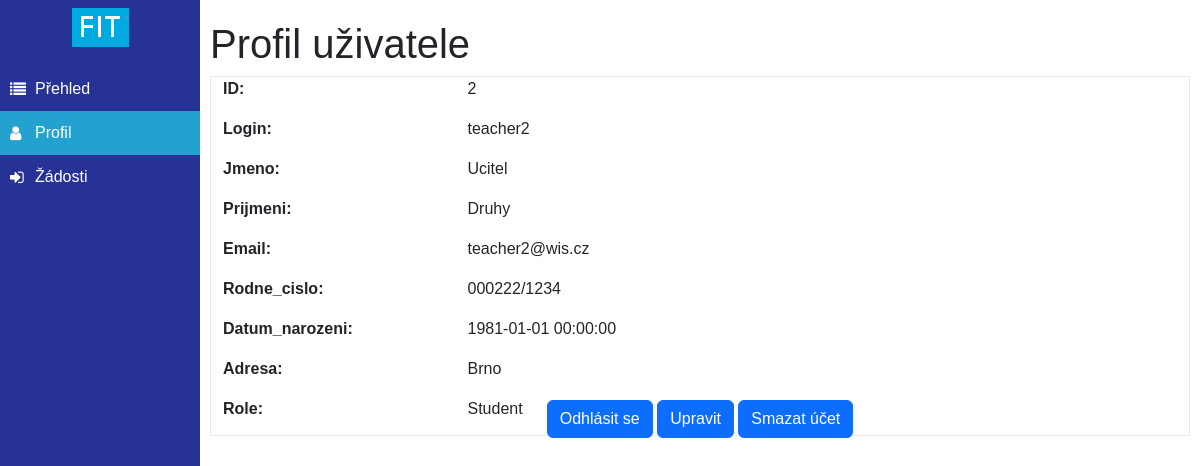
Screenshot of /pages/profile.php (signed in) with the database file from the repository.
### tables this page shows
CREATE TABLE IF NOT EXISTS `uzivatel` (
  `ID` INT NOT NULL AUTO_INCREMENT,
  `login` VARCHAR(45) NULL,
  `heslo` VARCHAR(80) NULL,
  `rodne_cislo` VARCHAR(45) NULL,
  `jmeno` VARCHAR(45) NULL,
  `prijmeni` VARCHAR(45) NULL,
  `datum_narozeni` DATETIME NULL,
  `adresa` VARCHAR(45) NULL,
  `email` VARCHAR(45) NULL,
  `role` INT NULL,
  PRIMARY KEY (`ID`));

### data/repository_factory.php (called while the page is built)
<?php
require_once 'repository.php';
class RepositoryFactory
{
    public static function create(): Repository
    {
        return new Repository('localhost', 'root', '', 'mydb');
    }
}

### services/profile_service.php (called while the page is built, shortened)
<?php
require_once __DIR__ . '/../data/repository_factory.php';
class ProfileService
{
    private Repository $repository;
    public function __construct()
    {
        $this->repository = RepositoryFactory::create();
    }
    public function getUserDetail(): array
    {
        $user = $this->repository->getOneById('Uzivatel', ['ID', 'login', 'jmeno', 'prijmeni', 'email', 'rodne_cislo', 'datum_narozeni', 'adresa', 'role'], $_SESSION['user_id']);
        return $user;
    }
}

### data/repository.php (called while the page is built, shortened)
<?php
class Repository
{
    private $conn;
    function __construct($servername, $username, $password, $dbname)
    {
        $this->conn = new mysqli($servername, $username, $password, $dbname) or die("Connection failed: " . mysqli_connect_error());
    }
    private function getSelectorString(array $selector) : string
    {
        $ret_str = "";
        foreach ($selector as $value) {
            $ret_str = $ret_str . '`' . $value . '`, ';
        }
        $ret_str = rtrim($ret_str, ", ");
        return $ret_str;
    }
    function getOneById(string $table, array $selector, int $id) : array
    {
        $sql = "SELECT " . $this->getSelectorString($selector) . " FROM $table WHERE ID=$id";
        $result = $this->conn->query($sql);
        if ($result->num_rows > 0) {
            return $result->fetch_assoc();
        } else {
            return [];
        }
    }
}

### services/permission_service.php (called while the page is built, shortened)
<?php
require_once __DIR__ . '/../data/repository_factory.php';
class PermissionService
{
    public static function intToPermissionLevel(int $level): PermissionLevel
    {
        return match ($level) {
            PermissionLevel::ADMIN->value => PermissionLevel::ADMIN,
            PermissionLevel::STUDENT->value => PermissionLevel::STUDENT,
            PermissionLevel::LECTOR->value => PermissionLevel::LECTOR,
            PermissionLevel::GARANT->value => PermissionLevel::GARANT,
            default => PermissionLevel::GUEST,
        };
    }
    public static function permissionLevelToString(PermissionLevel $level): string
    {
        return match ($level) {
            PermissionLevel::GUEST => 'Guest',
            PermissionLevel::ADMIN => 'Admin',
            PermissionLevel::STUDENT => 'Student',
            PermissionLevel::LECTOR => 'Lektor',
            PermissionLevel::GARANT => 'Garant',
            PermissionLevel::ANY => 'Any',
        };
    }
}

### pages/profile.php (the view, shortened to what this page needs)
<?php
    require_once('../common/common.php');
    require_once('../services/profile_service.php');
    require_once('../services/permission_service.php');
    $profileService = new ProfileService();
    $userDetails = $profileService->getUserDetail();
?>
<body>
    <div class="wrapper d-flex">
        <header>
            <?php include __DIR__ . '/menu.php'; ?>
        </header>
        <main>
            <div class="container profile d-flex flex-column h-50">
                <h1>Profil uživatele</h1>
                <div class="container details">
                    <?php foreach ($userDetails as $key => $value) { ?>
                        <div class="row mb-3">
                            <div class="col-sm-3">
                                <strong><?php echo htmlspecialchars(ucfirst($key)); ?>:</strong>
                            </div>
                            <div class="col-sm-9">
                                <?php if ($key == 'role') {
                                    echo htmlspecialchars(PermissionService::permissionLevelToString(PermissionService::intToPermissionLevel($value)));
                                } else {
                                    echo htmlspecialchars($value);
                                } ?>
                            </div>
                        </div>
                    <?php } ?>
                </div>
            </div>
            <div class="container text-center">
                <a href="actions/logout_action.php" class="btn btn-primary">Odhlásit se</a>
                <a href="profile_edit.php?id=<?php echo urlencode($userDetails['ID']); ?>" class="btn btn-primary">Upravit</a>
                <a href="actions/delete_user_action.php" class="btn btn-primary">Smazat účet</a>
            </div>
        </main>
    </div>
</body>
</html>

### assets/css/main.css (style rules this page uses)
:root { --color-primary: rgb(39, 50, 150); --color-secondary: rgb(36, 162, 207); --color-gray: rgb(233, 233, 233); }
* { margin: 0; padding: 0; font-size: 16px; }
header { height: 100vh; width: 200px; background-color: var(--color-primary); position: static; }
.wrapper { min-height: 100vh; }
body { box-sizing: border-box; font-family: Arial, Helvetica, sans-serif; font-weight: 400; height: 100vh; }
main { flex: 1; }

### assets/css/profile.css (style rules this page uses)
.profile { padding: 20px 10px; }
.details { width: 100%; height: 100%; border: 1px solid var(--color-gray); }

### rows the page displays
uzivatel: ID "2", login "teacher2", jmeno "Ucitel", prijmeni "Druhy", email "teacher2@wis.cz", rodne_cislo "000222/1234", datum_narozeni "1981-01-01 00:00:00", adresa "Brno", role "Student"

### other values shown
$key "ID"
$key "Login"
$key "Jmeno"
$key "Prijmeni"
$key "Email"
$key "Rodne_cislo"
$key "Datum_narozeni"
$key "Adresa"
$key "Role"
